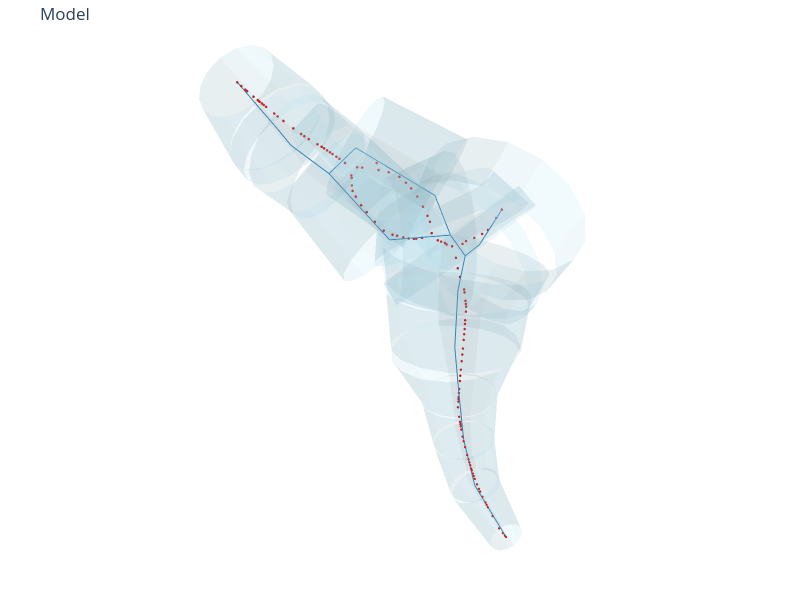

The notebook cell saved with this chart:
### Code cell
# compare morphology basis to original skeleton

skel_pointset = skeleton.to_point_set()

fig = plot_model(
    swc_model=swc_model,
    opacity=0.2,
    title="",
    width=800,
    height=600,
    hide_axes=True,
    point_set=skel_pointset,
    point_color="red",
    point_size=1.0,
)
fig.update_layout(
    scene=dict(
        camera=dict(
            eye={"x": eye_coord[0], "y": eye_coord[1], "z": eye_coord[2]},
            projection=dict(type="perspective"),
        ),
        aspectmode="data",  # or 'cube', 'auto', 'manual'
    )
)
fig.show()

### Figure 1 — Plotly figure (JSON) as saved in the notebook; plotly's stock layout.template omitted (floating-point values rounded to 4 significant figures; data arrays with more than 128 entries replaced by an {"elided": "..."} marker saying what was removed)
{"data": [{"color": "lightblue", "flatshading": true, "i": {"elided": "544 int values"}, "j": {"elided": "544 int values"}, "k": {"elided": "544 int values"}, "name": "frusta", "opacity": 0.2, "type": "mesh3d", "x": {"elided": "544 float values"}, "y": {"elided": "544 float values"}, "z": {"elided": "544 float values"}}, {"line": {"color": "#1f77b4", "width": 2}, "mode": "lines", "name": "centroid", "type": "scatter3d", "x": [8947.0, 8929.0, null, 8929.0, 8922.0, null, 8922.0, 8905.0, null, 8905.0, 8875.0, null, 8875.0, 8833.0, null, 8833.0, 8824.0, null, 8833.0, 8840.0, null, 8824.0, 8824.0, null, 8824.0, 8812.0, null, 8824.0, 8817.0, null, 8817.0, 8804.0, null, 8804.0, 8788.0, null, 8788.0, 8769.0, null, 8769.0, 8736.0, null, 8812.0, 8785.0, null, 8840.0, 8887.0, null, 8887.0, 8905.0, null], "y": [2725.0, 2757.0, null, 2757.0, 2766.0, null, 2766.0, 2793.0, null, 2793.0, 2829.0, null, 2829.0, 2848.0, null, 2848.0, 2854.0, null, 2848.0, 2838.0, null, 2854.0, 2845.0, null, 2854.0, 2856.0, null, 2845.0, 2835.0, null, 2835.0, 2824.0, null, 2824.0, 2811.0, null, 2811.0, 2805.0, null, 2805.0, 2810.0, null, 2856.0, 2851.0, null, 2838.0, 2802.0, null, 2802.0, 2793.0, null], "z": [2689.0, 2650.0, null, 2650.0, 2637.0, null, 2637.0, 2614.0, null, 2614.0, 2565.0, null, 2565.0, 2569.0, null, 2569.0, 2554.0, null, 2569.0, 2599.0, null, 2554.0, 2527.0, null, 2554.0, 2562.0, null, 2527.0, 2483.0, null, 2483.0, 2443.0, null, 2443.0, 2401.0, null, 2401.0, 2357.0, null, 2357.0, 2305.0, null, 2562.0, 2590.0, null, 2599.0, 2634.0, null, 2634.0, 2614.0, null]}, {"color": "red", "flatshading": true, "i": {"elided": "14640 int values"}, "j": {"elided": "14640 int values"}, "k": {"elided": "14640 int values"}, "name": "points", "opacity": 1, "type": "mesh3d", "x": {"elided": "7564 float values"}, "y": {"elided": "7564 float values"}, "z": {"elided": "7564 float values"}}], "layout": {"height": 600, "margin": {"b": 0, "l": 0, "r": 0, "t": 40}, "scene": {"aspectmode": "data", "camera": {"eye": {"x": 1, "y": 1.409, "z": 0.1233}, "projection": {"type": "perspective"}}, "xaxis": {"visible": false}, "yaxis": {"visible": false}, "zaxis": {"visible": false}}, "showlegend": false, "title": {"text": "Model"}, "width": 800}}
